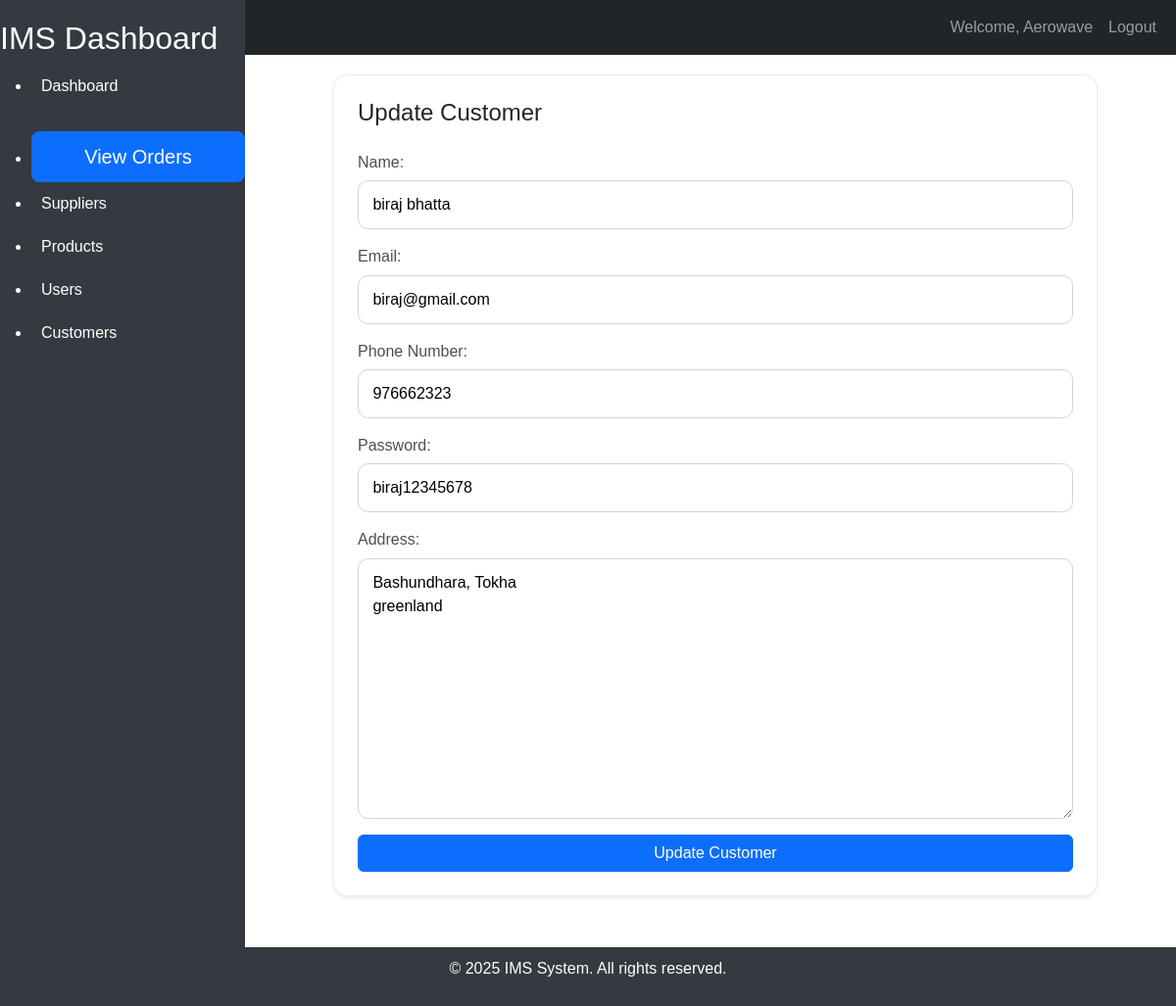
/customer/customers/1/update/ (signed in), run on the app's committed database.
### customer/models.py (models this page shows, shortened)
class Customer(models.Model):
    id = models.AutoField(primary_key=True)
    name = models.CharField(max_length=100)
    email = models.EmailField(unique=True)
    phone = models.CharField(max_length=15, blank=True,null=True)
    password =models.CharField(max_length=100)
    created_at = models.DateTimeField(auto_now_add=True)
    updated_at = models.DateTimeField(auto_now=True)
    address = models.TextField(blank=True,null=True)
    class Meta:
        db_table = 'customers'
        verbose_name = 'customer'
        verbose_name_plural= 'customers'

### customer/views.py (the view)
# urls.py: path('customers/<int:pk>/update/', CustomerUpdateView.as_view(), name='customer-update'),
class CustomerUpdateView(SessionLoginRequiredMixin, UpdateView):
    model = Customer
    form_class = CustomerForm
    template_name = 'update_customer.html'
    success_url = reverse_lazy('customer-list')

### customer/forms.py
class CustomerForm(forms.ModelForm):
    name = forms.CharField(widget=forms.TextInput(attrs={"placeholder": "Enter Name"}), label="Name")
    email = forms.EmailField(widget=forms.EmailInput(attrs={"placeholder": "Enter Email"}), label="Email")
    phone = forms.CharField(widget=forms.TextInput(attrs={"placeholder": "Enter Phone Number"}), label="Phone Number", required=False)
    address = forms.CharField(widget=forms.Textarea(attrs={"placeholder": "Enter Address"}), label="Address")
    class Meta:
        model = Customer
        fields = '__all__'

### home/mixins.py (called while the page is built)
    def dispatch(self, request, *args, **kwargs):
        if not request.session.get("user_id"):
            return redirect_to_login(request.get_full_path(), "login")
        return super().dispatch(request, *args, **kwargs)

### customer/template/update_customer.html (shortened to what this page needs)
{% extends "home/base.html" %}
{% block content %}
<div class="app-card p-4 shadow-sm">
<h2 class="h4 mb-4">Update Customer</h2>
<form method="post" class="app-form">
    {{ form.as_p }}
    <button type="submit" class="btn btn-primary">Update Customer</button>
</form>
</div>
{% endblock %}

### home/templates/home/base.html (shortened to what this page needs)
{% load static %}
<!DOCTYPE html>
<html lang="en">
<head>
    <link href="https://cdn.jsdelivr.net/npm/bootstrap@5.3.0-alpha1/dist/css/bootstrap.min.css" rel="stylesheet">
    <link rel="stylesheet" href="{% static 'customer/css/customer.css' %}">
</head>
<body>
    <nav class="navbar navbar-expand-lg navbar-dark bg-dark">
        <div class="container-fluid">
            <a class="navbar-brand" href="#">IMS</a>
            <div class="collapse navbar-collapse" id="navbarNav">
                <ul class="navbar-nav ms-auto">
                    {% if user.is_authenticated %}
                    <li class="nav-item">
                        <a class="nav-link" href="#">Welcome, {{ user.username }}</a>
                    </li>
                    <li class="nav-item">
                        <a class="nav-link" href="{% url 'logout' %}">Logout</a>
                    </li>
                    {% endif %}
                </ul>
            </div>
        </div>
    </nav>
    <div class="sidebar">
        <h2>IMS Dashboard</h2>
        <ul>
            <li>
                <a href="{% url 'dashboard' %}"
                    class="{% if request.path == '/dashboard/' %}active{% endif %}">Dashboard</a>
            </li>
            <li class="text-center mt-4">
                <a href="{% url 'order_list' %}" class="btn btn-primary btn-lg">View Orders</a>
            </li>
            <li>
                <a href="{% url 'supplier-list' %}"
                    class="{% if request.path == '/suppliers/suppliers/' %}active{% endif %}">Suppliers</a>
            </li>
            <li>
                <a href="{% url 'product-list' %}"
                    class="{% if request.path == '/products/products/' %}active{% endif %}">Products</a>
            </li>
            <li>
                <a href="{% url 'user_list' %}"
                    class="{% if request.path == '/user/users/' %}active{% endif %}">Users</a>
            </li>
            <li>
                <a href="{% url 'customer-list' %}"
                    class="{% if request.path == '/customer/customers/' %}active{% endif %}">Customers</a>
            </li>
        </ul>
    </div>
    <div class="content">
        {% block content %}
        {% endblock %}
    </div>
    <footer class="footer">
        <div class="container">
            <p>&copy; 2025 IMS System. All rights reserved.</p>
        </div>
    </footer>
</body>
</html>

### customer/static/customer/css/customer.css (style rules this page uses)
.app-card, .detail-card, .customer-card { max-width: 780px; margin: 0 auto 2rem; border-radius: 0.9rem; overflow: hidden; background: #ffffff; border: 1px solid #e9ecef; }
.app-form, .customer-form { display: grid; gap: 1rem; }
.app-form p { display: grid; gap: 0.4rem; margin: 0; color: #495057; font-weight: 500; }
.app-form input, .app-form select, .app-form textarea { width: 100%; border: 1px solid #ced4da; border-radius: 0.65rem; padding: 0.75rem 0.9rem; font: inherit; }
.app-form .btn, .customer-form .btn { min-width: 120px; }

### home/templates/home/base.html (style rules this page uses)
body { font-family: Arial, sans-serif; display: flex; flex-direction: column; min-height: 100vh; }
.sidebar { position: fixed; top: 0; left: 0; height: 100%; width: 250px; background-color: #343a40; color: #fff; padding-top: 20px; }
.sidebar a { color: #fff; text-decoration: none; padding: 10px; display: block; }
.content { margin-left: 260px; padding: 20px; flex: 1; }
.footer { background-color: #343a40; color: white; text-align: center; padding: 10px 0; position: relative; width: 100%; }

### data on the page
Customer: name "biraj bhatta", email "biraj@gmail.com", phone "976662323", password "biraj12345678", address "Bashundhara, Tokha greenland"

### other printed values
{{ user.username }} "Aerowave"
